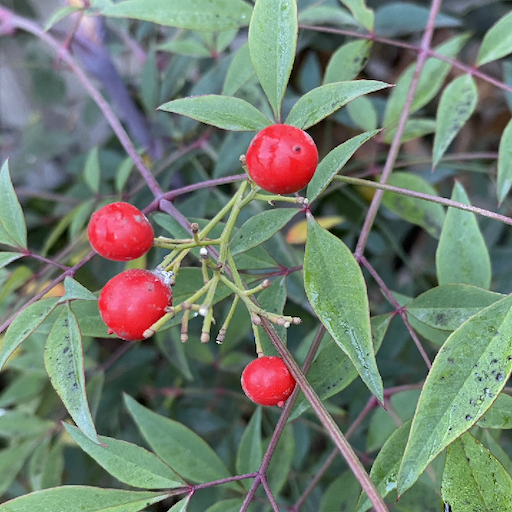
%> input picture ProcesamientoImagenes/FrutosRojos/frutos_rojos.png, 512 x 512 px
$ octave main.m   (GNU Octave 9; MATLAB toolbox functions it lacks are replaced by stand-ins)
%> lines starting %> are read from the running program, lines starting %| are printed output that depends on the picture; in (x1, y1, x2, y2) boxes, pixels count from 0 and x2, y2 are one past the last pixel; in counts of white or black regions, pixels touching at a corner belong together; the program's own positions count from 1
img = imread("frutos_rojos.png");
%> img is the input picture: size 512x512x3 uint8; mean R, G, B 112.8, 125.1, 111.7
imgGris = (img(:,:,1) + img(:,:,2) + img(:,:,3))/3;
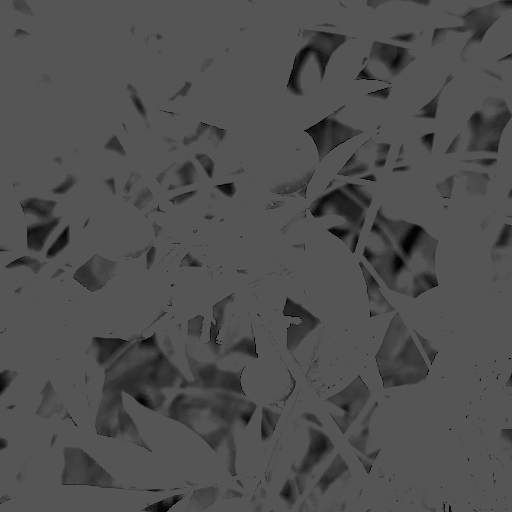
%> imgGris: size 512x512 uint8; min 0, max 85, mean 79.2

%Aplicando Ponderacion

imgGrisPon =(0.299 * img(:,:,1) + 0.687 * img(:,:,2) + 0.114 * img(:,:,3));
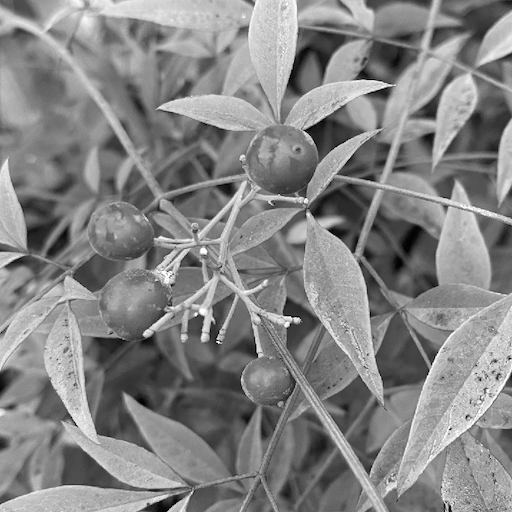
%> imgGrisPon: size 512x512 uint8; min 0, max 255, mean 132.4


imgCanales = cat(2,img(:,:,1),img(:,:,2),img(:,:,3));
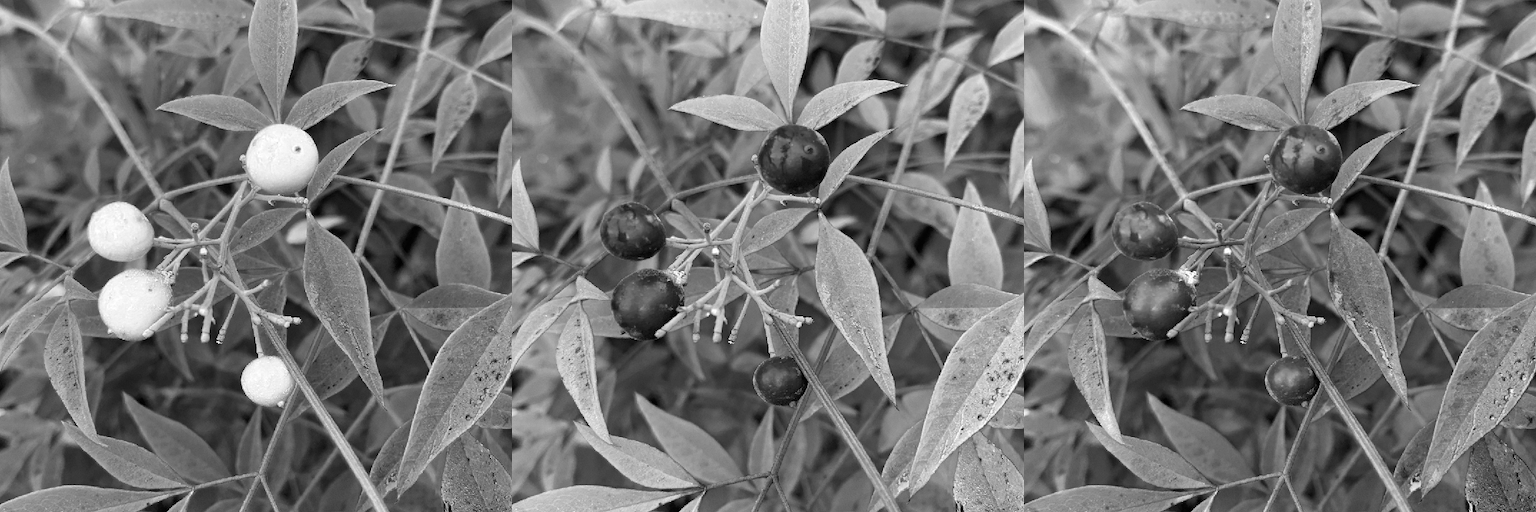
%> imgCanales: size 512x1536 uint8; min 0, max 255, mean 116.5

segR = img(:,:,1) > 200;
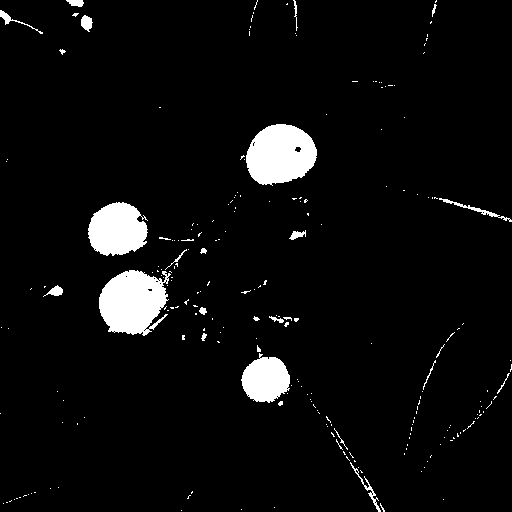
%> segR: size 512x512 logical; 5% white; 231 white regions (208 under 20 px), largest, box (x1, y1, x2, y2) and area: (99, 270, 171, 336) 3399, (246, 124, 317, 186) 3295, (88, 202, 148, 256) 2454
segV = img(:,:,2) < 140;
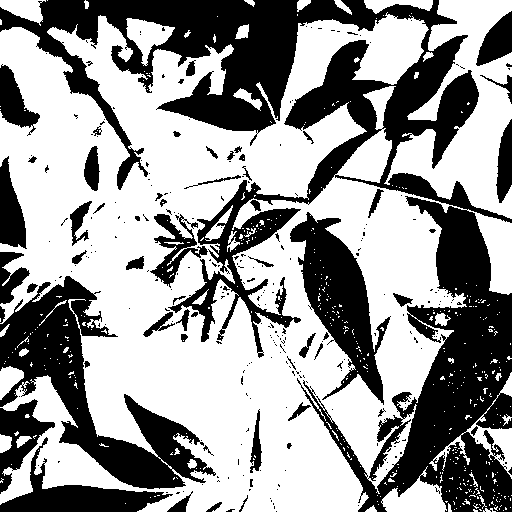
%> segV: size 512x512 logical; 59.6% white; 280 black regions (222 under 20 px), largest, box (x1, y1, x2, y2) and area: (0, 0, 512, 512) 65834, (0, 276, 216, 489) 14407, (290, 212, 391, 405) 7728
segB = img(:,:,3);
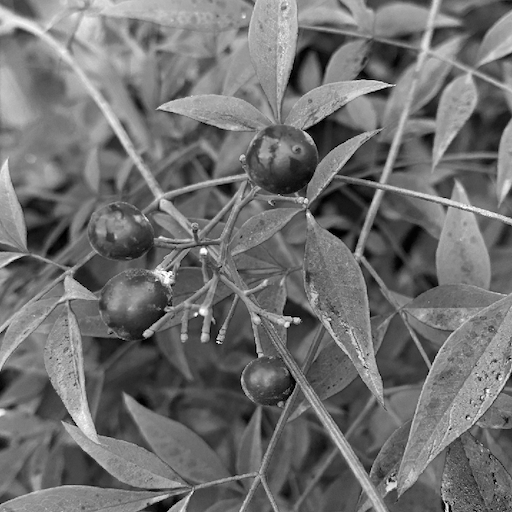
%> segB: size 512x512 uint8; min 0, max 255, mean 111.7

separacion = segR & segV & segB;
%> separacion: size 512x512 logical; 4.1% white; 15 white regions (11 under 20 px), largest, box (x1, y1, x2, y2) and area: (99, 270, 169, 336) 3248, (246, 124, 317, 186) 3226, (88, 202, 148, 256) 2426, (242, 357, 290, 403) 1691

imgFinal = img .* uint8(separacion);
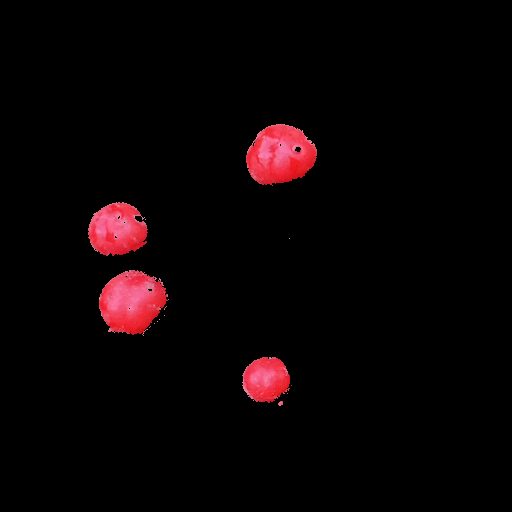
%> imgFinal: size 512x512x3 uint8; mean R, G, B 9.6, 2.8, 3.7


filas = 2;
columnas = 2;
subplot(filas, columnas, 1);
imshow(img,[]);
title("Imagen Original");

subplot(filas, columnas, 2);
imshow(imgFinal);
title("Imagen procesada");

subplot(filas, columnas,[3,4]);
imshow(imgCanales);
title("Imagene canales");
